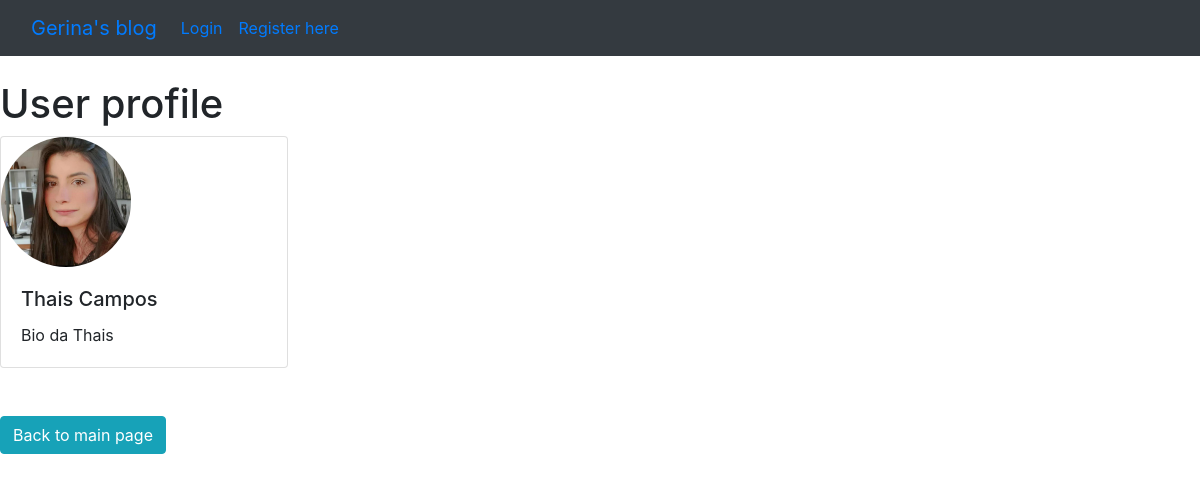
Before: /members/2/profile/ with the older database file.
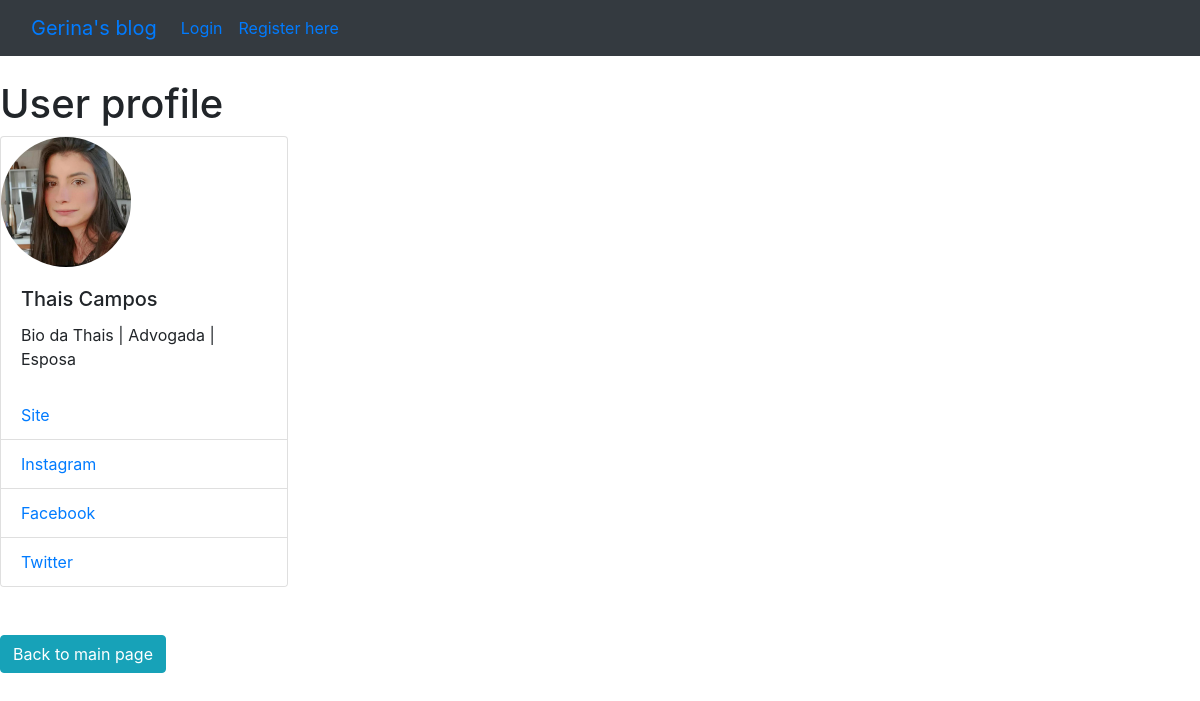
After: the same page with the newer database file.
### theblog/models.py (models this page shows, shortened)
class Profile(models.Model):
    user = models.OneToOneField(User, null=True, on_delete=models.CASCADE)
    bio = models.TextField(default='Usuário do blog')
    profile_pic = models.ImageField(null=True, blank=True, upload_to='images/profile/')
    website_url = models.CharField(max_length=255, null=True, blank=True)
    facebook_url = models.CharField(max_length=255, null=True, blank=True)
    twitter_url = models.CharField(max_length=255, null=True, blank=True)
    instagram_url = models.CharField(max_length=255, null=True, blank=True)
    github_url = models.CharField(max_length=255, null=True, blank=True)

### members/views.py (the view)
# urls.py: path('<int:pk>/profile/', ShowProfilePageView.as_view(), name='show_profile_page'),
class ShowProfilePageView(DetailView):
    model = Profile
    template_name = 'registration/user_profile.html'
    def get_context_data(self, *args, **kwargs):
        users = Profile.objects.all()
        context = super(ShowProfilePageView, self).get_context_data(*args, **kwargs)
        page_user = get_object_or_404(Profile, id= self.kwargs['pk'])
        context["page_user"] = page_user
        return context

### members/templates/registration/user_profile.html (shortened to what this page needs)
{% extends 'base.html' %}
{% load static %}
{% block content %}
<h1>User profile</h1>
<div class="card" style="width: 18rem;">
    {% if page_user.profile_pic %}
        <img src="{{ page_user.profile_pic.url }}" alt="" width=130 height=130 class="rounded-circle">
    {% else %}
        <img src="{% static 'theblog/images/TikTok.jpg' %}" alt="" width=130 height=130 class="rounded-circle">
    {% endif %}
  <div class="card-body">
      {% if page_user.profile %}
            <h5 class="card-title"><a href="{% url 'show_profile_page' post.author.profile.id %}">
        {{ page_user.first_name}} {{ page_user.last_name }}</a></h5>
      {% else %}
            <h5 class="card-title">{{ page_user.user.first_name}} {{ page_user.user.last_name }}</h5>
      {% endif %}
    <p class="card-text">{{ page_user.bio }}</p>
  </div>
  <ul class="list-group list-group-flush">
      {% if page_user.website_url %}
          <li class="list-group-item"><a href="{{ page_user.website_url }}">Site</a></li>
      {% endif %}
      {% if page_user.instagram_url %}
           <li class="list-group-item"><a href="{{ page_user.instagram_url }}">Instagram</a></li>
      {% endif %}
      {% if page_user.facebook_url %}
           <li class="list-group-item"><a href="{{ page_user.facebook_url }}">Facebook</a></li>
      {% endif %}
      {% if page_user.twitter_url %}
           <li class="list-group-item"><a href="{{ page_user.twitter_url }}">Twitter</a></li>
      {% endif %}
  </ul>
</div>
<br>
<br>
    <a href="{% url 'home' %}" class="btn btn-info">Back to main page</a>
{% endblock %}

Changed rows visible on the page:
changed Profile "Thais": bio "Bio da Thais" → "Bio da Thais | Advogada | Esposa"; website_url empty → "https://www.google.com" (drawn); twitter_url empty → "https://www.twitter.com" (drawn)
Other visible differences:
text now shown: "Site Instagram Facebook Twitter"
